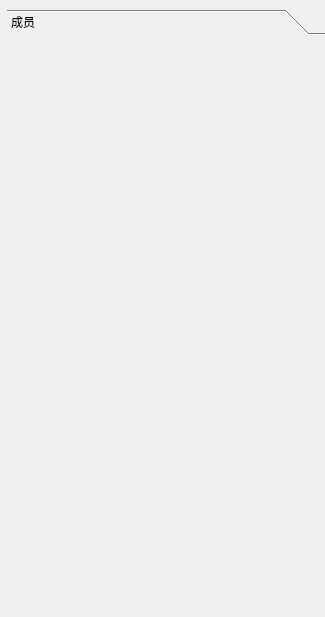
<?xml version="1.0" encoding="UTF-8"?>
<ui version="4.0">
 <class>DialogList</class>
 <widget class="QWidget" name="DialogList">
  <property name="geometry">
   <rect>
    <x>0</x>
    <y>0</y>
    <width>325</width>
    <height>617</height>
   </rect>
  </property>
  <property name="windowTitle">
   <string>Form</string>
  </property>
  <widget class="QToolBox" name="toolBox">
   <property name="geometry">
    <rect>
     <x>7</x>
     <y>9</y>
     <width>321</width>
     <height>591</height>
    </rect>
   </property>
   <property name="currentIndex">
    <number>0</number>
   </property>
   <widget class="QWidget" name="page">
    <property name="geometry">
     <rect>
      <x>0</x>
      <y>0</y>
      <width>321</width>
      <height>565</height>
     </rect>
    </property>
    <attribute name="label">
     <string>成员</string>
    </attribute>
    <widget class="QWidget" name="widget" native="true">
     <property name="geometry">
      <rect>
       <x>9</x>
       <y>9</y>
       <width>301</width>
       <height>551</height>
      </rect>
     </property>
     <widget class="QWidget" name="verticalLayoutWidget">
      <property name="geometry">
       <rect>
        <x>-1</x>
        <y>9</y>
        <width>301</width>
        <height>531</height>
       </rect>
      </property>
      <layout class="QVBoxLayout" name="vLayout"/>
     </widget>
    </widget>
   </widget>
  </widget>
 </widget>
 <resources/>
 <connections/>
</ui>
